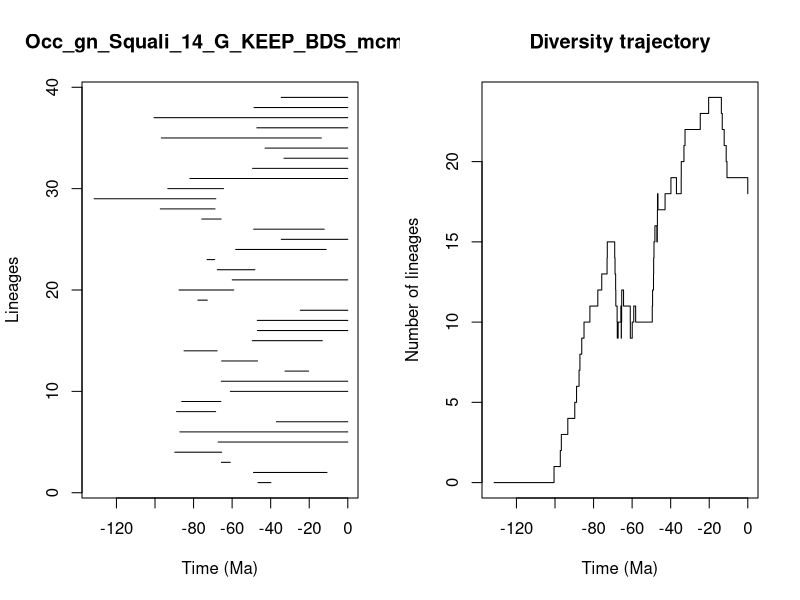

Write the R code that produced this figure.


pdf(file='../Results/Genus/5_MA_bins_EXT_EP_FT/pyrate_mcmc_logs/Occ_gn_Squali_14_G_KEEP_BDS_mcmc_LTT.pdf',width=0.6*20, height=0.6*10)
title = "Occ_gn_Squali_14_G_KEEP_BDS_mcmc"
ts=c(46.58193278624135, 48.91047025437659,65.56578432451158,89.74694624908697,67.24960329598261,87.07871214005267,37.00718433998199,88.82298360100074,86.12740998697306,60.93123192211231,65.64794034919227,32.55159589174848,65.43140656277954,84.95213292990768,49.552647566105534,46.879684884248455,46.929562801458246,24.654022842954788,77.79322678669527,87.52425625828957,59.94458456012098,67.70006799748494,72.99653028093068,58.16092876321081,34.50834623350371,48.83501541679972,75.75425866677922,97.25683072262649,131.57225277443072,93.3607276661949,81.90021875645834,49.38158597463955,33.11235223474816,42.90479143443009,96.71816863418151,47.17043982541381,100.50884065886122,48.65666983347439,34.54426382297039)
te=c(39.8654211387811, 10.784261443933554,60.964523116933265,65.38598927886481,0.0,0.0,0.0,68.54786702482397,65.84016447870826,0.0,0.0,20.302345354328626,46.83566909332461,67.77879879730656,13.239759250637032,0.0,0.0,0.0,72.87924199745454,59.14551219895306,0.0,48.17843128109708,69.03110946528773,11.201676995330773,0.0,12.24545980048657,65.69057463305079,68.86085500554165,68.45323623764142,64.44126275343427,0.0,0.0,0.0,0.0,13.706050721156378,0.0,0.0,0.0,0.0)
div_traj=c(0, 1,2,3,4,5,6,7,8,9,10,11,12,13,14,15,14,13,12,11,10,9,10,11,10,9,10,11,12,11,10,9,10,11,10,11,12,13,14,15,16,15,16,17,18,17,18,19,18,19,20,21,22,23,24,23,22,21,20,19,18)
time_events=c(131.57225277443072, 100.50884065886122,97.25683072262649,96.71816863418151,93.3607276661949,89.74694624908697,88.82298360100074,87.52425625828957,87.07871214005267,86.12740998697306,84.95213292990768,81.90021875645834,77.79322678669527,75.75425866677922,72.99653028093068,72.87924199745454,69.03110946528773,68.86085500554165,68.54786702482397,68.45323623764142,67.77879879730656,67.70006799748494,67.24960329598261,65.84016447870826,65.69057463305079,65.64794034919227,65.56578432451158,65.43140656277954,65.38598927886481,64.44126275343427,60.964523116933265,60.93123192211231,59.94458456012098,59.14551219895306,58.16092876321081,49.552647566105534,49.38158597463955,48.91047025437659,48.83501541679972,48.65666983347439,48.17843128109708,47.17043982541381,46.929562801458246,46.879684884248455,46.83566909332461,46.58193278624135,42.90479143443009,39.8654211387811,37.00718433998199,34.54426382297039,34.50834623350371,33.11235223474816,32.55159589174848,24.654022842954788,20.302345354328626,13.706050721156378,13.239759250637032,12.24545980048657,11.201676995330773,10.784261443933554,0.0)
                par(mfrow=c(1,2))
                L = length(ts)
                plot(ts, 1:L , xlim=c(-max(ts)-1,0), pch=20, type="n", main=title,xlab="Time (Ma)",ylab="Lineages")
                for (i in 1:L){segments(x0=-te[i],y0=i,x1=-ts[i],y1=i)}    
                t = -time_events
                plot(div_traj ~ t,type="s", main = "Diversity trajectory",xlab="Time (Ma)",ylab="Number of lineages",xlim=c(-max(ts)-1,0))
                abline(v=c(65,200,251,367,445),lty=2,col="gray")
                
